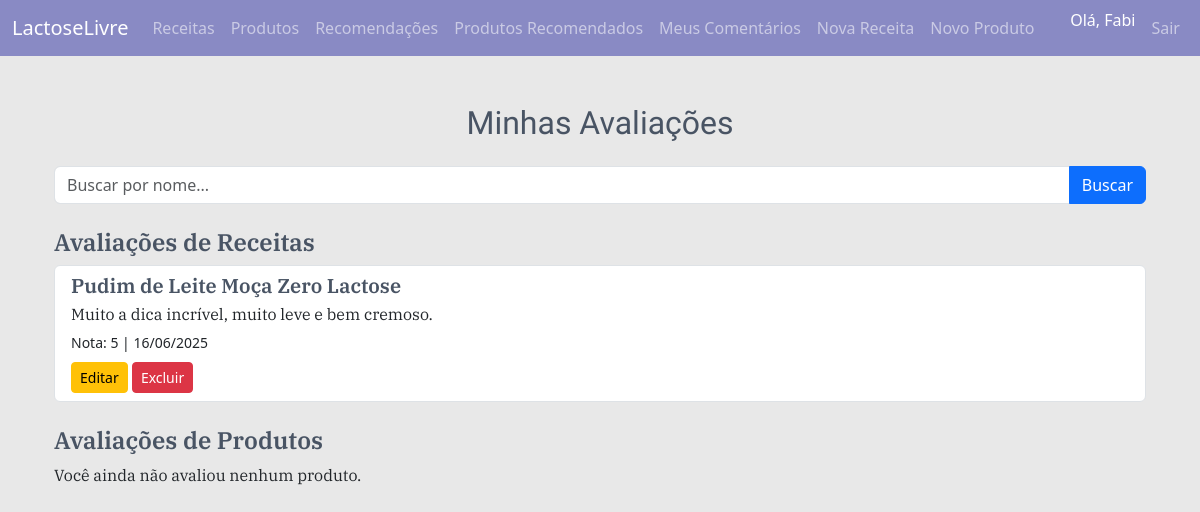
Before: /meus-comentarios (signed in) with the older database file.
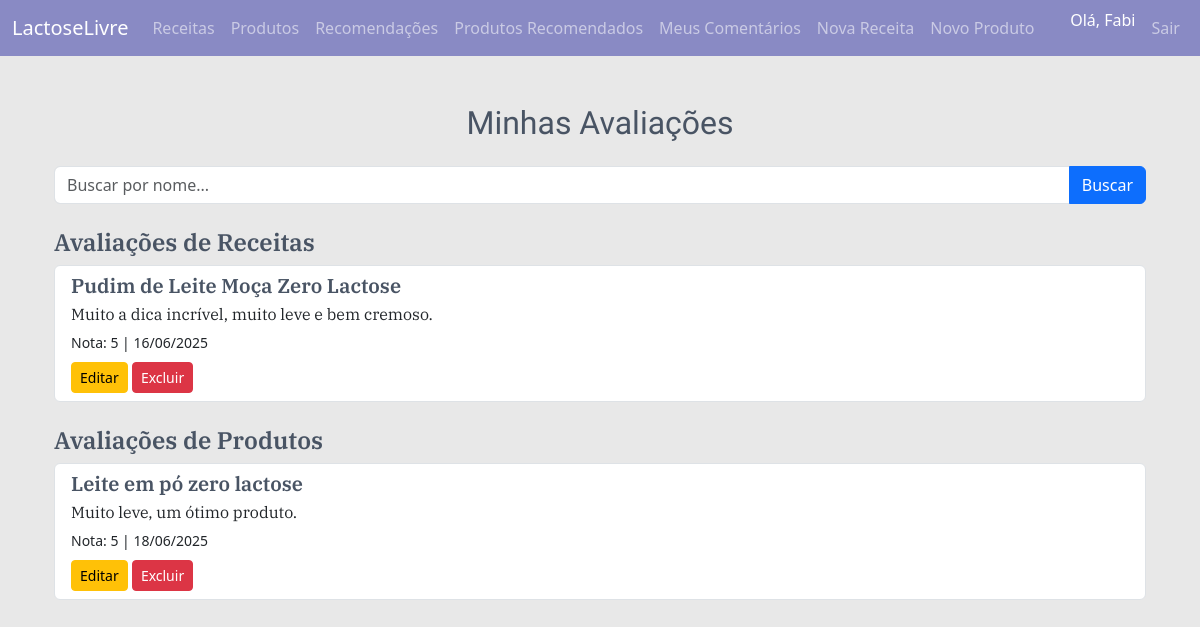
After: the same page with the newer database file.
### models.py (models this page shows, shortened)
class Avaliacao(db.Model):
    __tablename__ = 'avaliacao'
    id = db.Column(db.Integer, primary_key=True)
    nota = db.Column(db.Integer, nullable=False)
    comentario = db.Column(db.Text, nullable=True)
    data_avaliacao = db.Column(db.DateTime, default=datetime.utcnow)
    usuario_id = db.Column(db.Integer, db.ForeignKey('usuario.id'), nullable=False)
    receita_id = db.Column(db.Integer, db.ForeignKey('receita.id'), nullable=True)
    produto_id = db.Column(db.Integer, db.ForeignKey('produto.id'), nullable=True)
    autor = db.relationship('Usuario', back_populates='avaliacoes')
    receita = db.relationship('Receita', back_populates='avaliacoes')
    produto = db.relationship('Produto', back_populates='avaliacoes')

class Receita(db.Model):
    id = db.Column(db.Integer, primary_key=True)
    titulo = db.Column(db.String(100), nullable=False)
    descricao = db.Column(db.Text, nullable=False)
    ingredientes = db.Column(db.Text, nullable=False)
    instrucoes = db.Column(db.Text, nullable=False)
    tags = db.Column(db.String(200))
    imagem = db.Column(db.String(200))
    data_criacao = db.Column(db.DateTime, index=True, default=datetime.utcnow)
    usuario_id = db.Column(db.Integer, db.ForeignKey('usuario.id', name='fk_receita_usuario'), nullable=False)
    autor = db.relationship('Usuario', back_populates='receitas')
    avaliacoes = db.relationship('Avaliacao', back_populates='receita', lazy='dynamic')
    favoritos = db.relationship('Favorito', back_populates='receita', lazy='dynamic')

class Produto(db.Model):
    id = db.Column(db.Integer, primary_key=True)
    nome = db.Column(db.String(100), nullable=False)
    descricao = db.Column(db.Text, nullable=True)
    marca = db.Column(db.String(100), nullable=True)
    categoria = db.Column(db.String(100), nullable=True)
    imagem = db.Column(db.String(100), nullable=True)
    usuario_id = db.Column(db.Integer, db.ForeignKey('usuario.id'), nullable=False)
    usuario = db.relationship('Usuario', back_populates='produtos')
    avaliacoes = db.relationship('Avaliacao', back_populates='produto', lazy='dynamic')
    favoritos = db.relationship('Favorito', back_populates='produto', lazy='dynamic')

### main/rotas.py (the view)
@bp.route('/meus-comentarios')
@login_required
def meus_comentarios():
    termo_busca = request.args.get('busca', '')
    avaliacoes_receitas = (
        Avaliacao.query
        .filter(Avaliacao.usuario_id == current_user.id, Avaliacao.receita_id != None)
        .join(Receita, Avaliacao.receita_id == Receita.id)
        .filter(Receita.titulo.ilike(f'%{termo_busca}%'))
        .add_columns(Receita.titulo.label('nome_item'), Receita.id.label('item_id'))
        .all()
    )
    avaliacoes_produtos = (
        Avaliacao.query
        .filter(Avaliacao.usuario_id == current_user.id, Avaliacao.produto_id != None)
        .join(Produto, Avaliacao.produto_id == Produto.id)
        .filter(Produto.nome.ilike(f'%{termo_busca}%'))
        .add_columns(Produto.nome.label('nome_item'), Produto.id.label('item_id'))
        .all()
    )
    return render_template(
        'meus_comentarios.html',
        avaliacoes_receitas=avaliacoes_receitas,
        avaliacoes_produtos=avaliacoes_produtos,
        termo_busca=termo_busca
    )

### models.py (called while the page is built)
@login.user_loader
def load_user(user_id):
    return Usuario.query.get(int(user_id))

### templates/meus_comentarios.html (shortened to what this page needs)
{% extends "base.html" %}
{% block content %}
<div class="container mt-5">
    <h2 class="text-center mb-4">Minhas Avaliações</h2>
    <form method="get" class="mb-4">
        <div class="input-group">
            <input type="text" class="form-control" name="busca" placeholder="Buscar por nome..." value="{{ termo_busca }}">
            <button class="btn btn-primary" type="submit">Buscar</button>
        </div>
    </form>
    <h4>Avaliações de Receitas</h4>
    {% if avaliacoes_receitas %}
        <div class="list-group mb-4">
            {% for avaliacao, nome_item, item_id in avaliacoes_receitas %}
            <div class="list-group-item">
                <h5 class="mb-1">{{ nome_item }}</h5>
                <p class="mb-1">{{ avaliacao.comentario }}</p>
                <small>Nota: {{ avaliacao.nota }} | {{ avaliacao.data_avaliacao.strftime('%d/%m/%Y') }}</small>
                <div class="mt-2">
                    <a href="{{ url_for('main.editar_avaliacao', avaliacao_id=avaliacao.id) }}" class="btn btn-sm btn-warning">Editar</a>
                    <a href="{{ url_for('main.excluir_avaliacao', avaliacao_id=avaliacao.id) }}" class="btn btn-sm btn-danger" onclick="return confirm('Tem certeza que deseja excluir esta avaliação?')">Excluir</a>
                </div>
            </div>
            {% endfor %}
        </div>
    {% else %}
        <p>Você ainda não avaliou nenhuma receita.</p>
    {% endif %}
    <h4>Avaliações de Produtos</h4>
    {% if avaliacoes_produtos %}
        <div class="list-group">
            {% for avaliacao, nome_item, item_id in avaliacoes_produtos %}
            <div class="list-group-item">
                <h5 class="mb-1">{{ nome_item }}</h5>
                <p class="mb-1">{{ avaliacao.comentario }}</p>
                <small>Nota: {{ avaliacao.nota }} | {{ avaliacao.data_avaliacao.strftime('%d/%m/%Y') }}</small>
                <div class="mt-2">
                    <a href="{{ url_for('main.editar_avaliacao', avaliacao_id=avaliacao.id) }}" class="btn btn-sm btn-warning">Editar</a>
                    <a href="{{ url_for('main.excluir_avaliacao', avaliacao_id=avaliacao.id) }}" class="btn btn-sm btn-danger" onclick="return confirm('Tem certeza que deseja excluir esta avaliação?')">Excluir</a>
                </div>
            </div>
            {% endfor %}
        </div>
    {% else %}
        <p>Você ainda não avaliou nenhum produto.</p>
    {% endif %}
</div>
{% endblock %}

Changed rows visible on the page:
added Avaliacao: nome "Leite em pó zero lactose", comentario "Muito leve, um ótimo produto.", nota "5", data_avaliacao "18/06/2025", shown under "Avaliações de Produtos"
Other visible differences:
text no longer shown: "Você ainda não avaliou nenhum produto."
